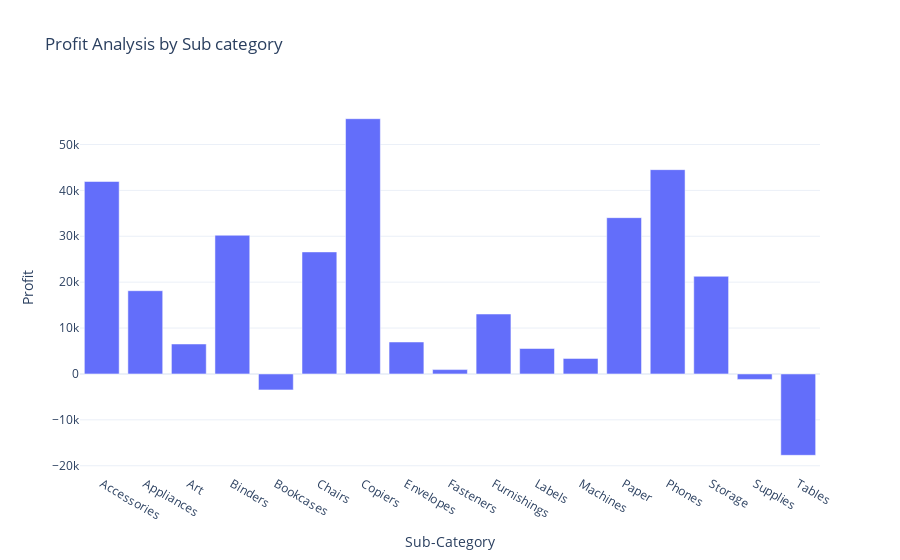

The notebook cell saved with this chart:
### Code cell
fig = px.bar(profit_by_subcategory,
             x = 'Sub-Category',
             y = 'Profit',
             title = 'Profit Analysis by Sub category')
fig.show()

### Figure 1 — Plotly figure (JSON) as saved in the notebook; plotly's stock layout.template omitted (floating-point values rounded to 4 significant figures)
{"data": [{"hovertemplate": "Sub-Category=%{x}<br>Profit=%{y}<extra></extra>", "legendgroup": "", "marker": {"color": "#636efa", "pattern": {"shape": ""}}, "name": "", "orientation": "v", "showlegend": false, "textposition": "auto", "type": "bar", "x": ["Accessories", "Appliances", "Art", "Binders", "Bookcases", "Chairs", "Copiers", "Envelopes", "Fasteners", "Furnishings", "Labels", "Machines", "Paper", "Phones", "Storage", "Supplies", "Tables"], "xaxis": "x", "y": [41940.0, 18140.0, 6528.0, 30220.0, -3473.0, 26590.0, 55620.0, 6964.0, 949.5, 13060.0, 5546.0, 3385.0, 34050.0, 44520.0, 21280.0, -1189.0, -17730.0], "yaxis": "y"}], "layout": {"barmode": "relative", "legend": {"tracegroupgap": 0}, "title": {"text": "Profit Analysis by Sub category"}, "xaxis": {"anchor": "y", "domain": [0, 1], "title": {"text": "Sub-Category"}}, "yaxis": {"anchor": "x", "domain": [0, 1], "title": {"text": "Profit"}}}}
